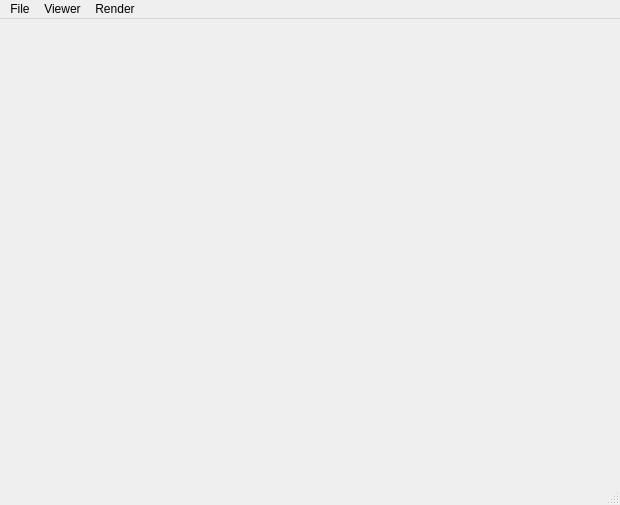
<?xml version="1.0" encoding="UTF-8"?>
<ui version="4.0">
 <class>previzClass</class>
 <widget class="QMainWindow" name="previzClass">
  <property name="geometry">
   <rect>
    <x>0</x>
    <y>0</y>
    <width>620</width>
    <height>505</height>
   </rect>
  </property>
  <property name="mouseTracking">
   <bool>true</bool>
  </property>
  <property name="windowTitle">
   <string>previz</string>
  </property>
  <widget class="QWidget" name="centralWidget">
   <property name="focusPolicy">
    <enum>Qt::NoFocus</enum>
   </property>
  </widget>
  <widget class="QMenuBar" name="menuBar">
   <property name="geometry">
    <rect>
     <x>0</x>
     <y>0</y>
     <width>620</width>
     <height>21</height>
    </rect>
   </property>
   <widget class="QMenu" name="menuFile">
    <property name="title">
     <string>File</string>
    </property>
    <addaction name="actionNew_Scene"/>
    <addaction name="actionOpen_scene"/>
    <addaction name="separator"/>
    <addaction name="actionSave_Scene"/>
    <addaction name="separator"/>
    <addaction name="actionImport"/>
   </widget>
   <widget class="QMenu" name="menuViewer">
    <property name="title">
     <string>Viewer</string>
    </property>
    <addaction name="actionNormal"/>
    <addaction name="actionColor"/>
    <addaction name="actionLight"/>
    <addaction name="actionBRDF"/>
    <addaction name="separator"/>
    <addaction name="actionFitting_Enable"/>
    <addaction name="actionFitting_Disable"/>
   </widget>
   <widget class="QMenu" name="menuRender">
    <property name="title">
     <string>Render</string>
    </property>
    <addaction name="actionRenderBRDFCamera"/>
   </widget>
   <addaction name="menuFile"/>
   <addaction name="menuViewer"/>
   <addaction name="menuRender"/>
  </widget>
  <widget class="QStatusBar" name="statusBar"/>
  <action name="actionNew_Scene">
   <property name="text">
    <string>New Scene</string>
   </property>
   <property name="shortcut">
    <string>Ctrl+N</string>
   </property>
  </action>
  <action name="actionImport">
   <property name="text">
    <string>Import...</string>
   </property>
  </action>
  <action name="actionOpen_scene">
   <property name="text">
    <string>Open Scene</string>
   </property>
   <property name="shortcut">
    <string>Ctrl+O</string>
   </property>
  </action>
  <action name="actionSave_Scene">
   <property name="text">
    <string>Save Scene</string>
   </property>
   <property name="shortcut">
    <string>Ctrl+S</string>
   </property>
  </action>
  <action name="actionNormal">
   <property name="text">
    <string>Normal</string>
   </property>
   <property name="shortcut">
    <string>Ctrl+Shift+N</string>
   </property>
  </action>
  <action name="actionColor">
   <property name="text">
    <string>Color</string>
   </property>
  </action>
  <action name="actionLight">
   <property name="text">
    <string>Light</string>
   </property>
  </action>
  <action name="actionCamera">
   <property name="text">
    <string>CameraRender</string>
   </property>
  </action>
  <action name="actionEnable">
   <property name="text">
    <string>Enable</string>
   </property>
  </action>
  <action name="actionDisable">
   <property name="text">
    <string>Disable</string>
   </property>
  </action>
  <action name="actionFitting_Enable">
   <property name="text">
    <string>Fitting Enable</string>
   </property>
  </action>
  <action name="actionFitting_Disable">
   <property name="text">
    <string>Fitting Disable</string>
   </property>
  </action>
  <action name="actionRenderBRDFCamera">
   <property name="text">
    <string>RenderBRDFCamera</string>
   </property>
  </action>
  <action name="actionBRDF">
   <property name="text">
    <string>BRDF</string>
   </property>
  </action>
 </widget>
 <layoutdefault spacing="6" margin="11"/>
 <resources>
  <include location="previz.qrc"/>
 </resources>
 <connections/>
</ui>
